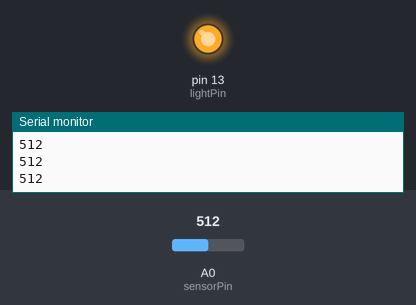
The sketch below on a simulated Arduino Uno, built with avr-gcc and run on an emulated ATmega328P. On the bench: output pins drawn as LEDs (lit = HIGH), the last lines printed to the serial monitor. Inputs (shaded band) come from the test bench; at power-on: A0 (sensorPin) = 512.

Above: at 1.2 s.
1.3 s: A0 (sensorPin) set to 367
2.8 s: A0 (sensorPin) set to 335
At 3.6 s:
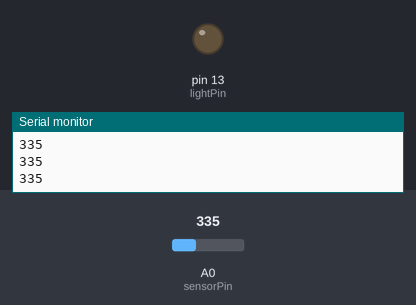
4.3 s: A0 (sensorPin) set to 360
At 4.7 s:
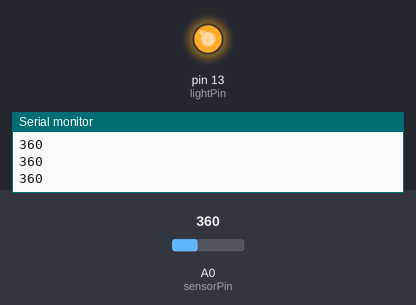
5.8 s: A0 (sensorPin) set to 340
At 7.1 s:
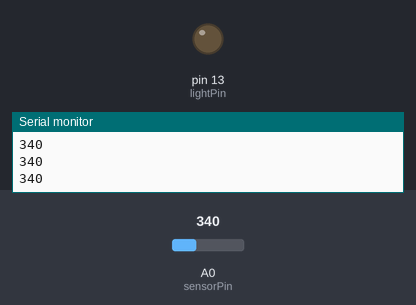
Timing chart, 0 to 8.3 s (numbered marks = the images above; inputs shaded):
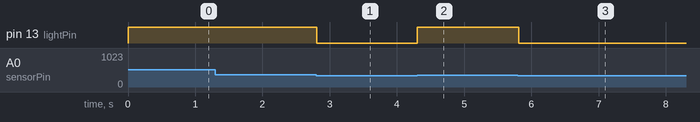

Measured:
- the behaviour switches between 351 and 350 on A0 (sensorPin) (found by bisection; images 0 and 1)
- after the input at 2.8 s, pin 13 (lightPin): HIGH → LOW at once
- after the input at 4.3 s, pin 13 (lightPin): LOW → HIGH at once
- after the input at 5.8 s, pin 13 (lightPin): HIGH → LOW at once

The sketch:

photocell.ino
```cpp
// Pins
int sensorPin = 0;
int lightPin = 13; //On-board LED

void setup() {
  // Start Serial & set pin to output
  Serial.begin(9600);
  pinMode(lightPin,OUTPUT);
}

void loop() {
  // Read the sensor pin
  int sensorValue = analogRead(sensorPin);
  Serial.println(sensorValue);

  if (sensorValue>350){
    digitalWrite(lightPin,HIGH);
  }
  else {
    digitalWrite(lightPin,LOW);
  }
}
```
